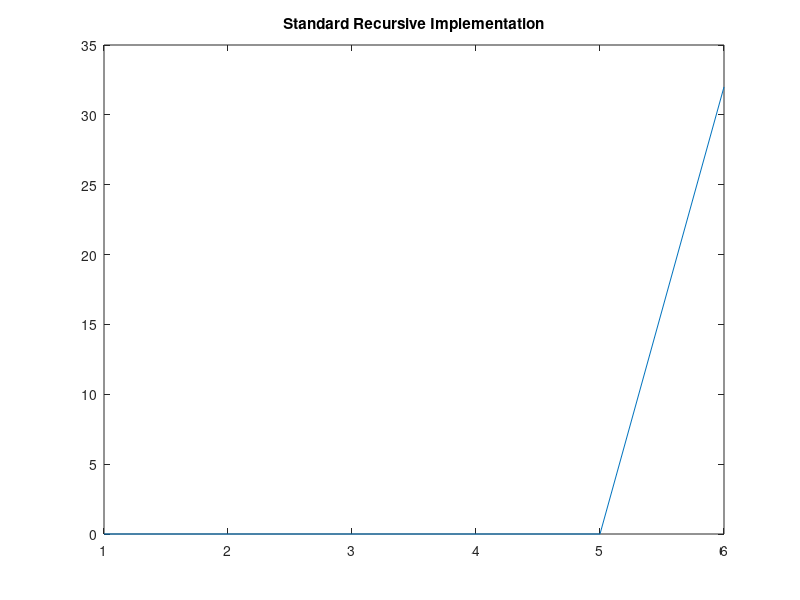
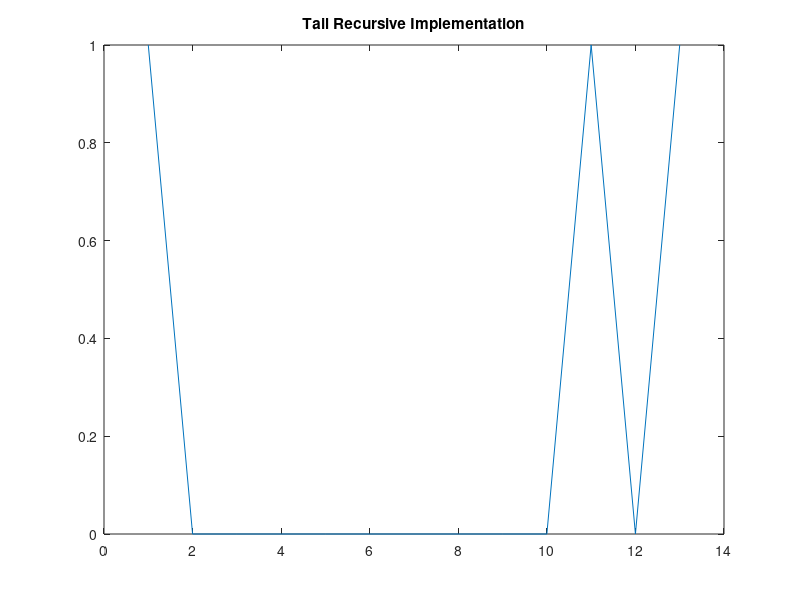
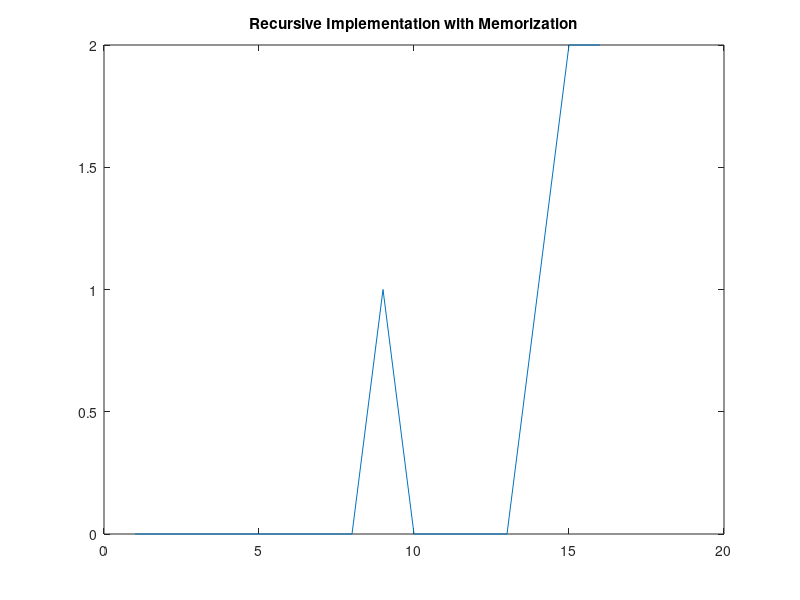
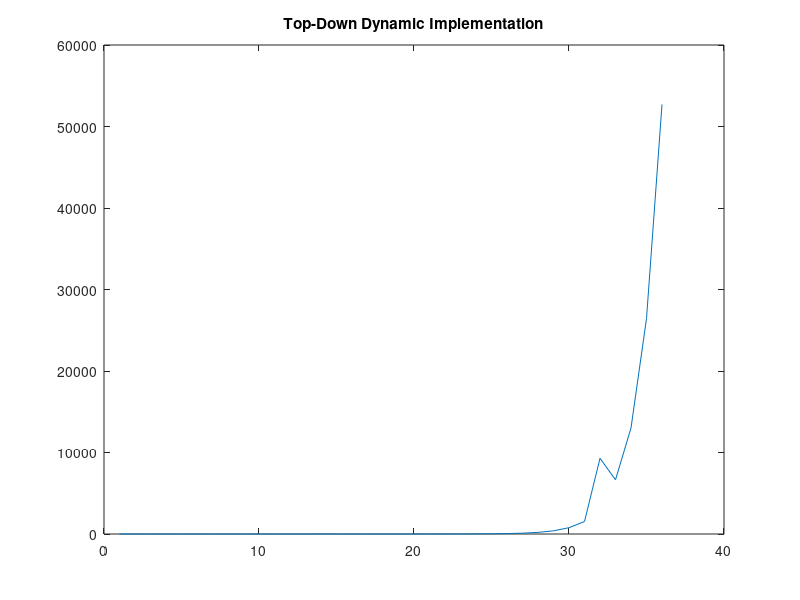

MATLAB code to generate these figures, in order:
xplot = linspace(1, 36, 36);

fib = [0 0 0 0 0 32];
tr = [1 0 0 0 0 0 0 0 0 0 1 0 1];
rm = [0 0 0 0 0 0 0 0 1 0 0 0 0 1 2 2];
iter = [0 0 0 0 0 0 0 0 0 0 0 0 0 2 1 0 0 1 0 1 2 3 7 13 26 52 103 199 389 774 1535 9289 6653 13011 26432 52710];

figure 1
plot(xplot(1:length(fib)), fib)
title("Standard Recursive Implementation")

figure 2
plot(xplot(1:length(tr)), tr)
title("Tail Recursive Implementation")

figure 3
plot(xplot(1:length(rm)), rm)
title("Recursive Implementation with Memorization")

figure 4
plot(xplot(1:length(iter)), iter)
title("Top-Down Dynamic Implementation")

figure 5
plot(xplot, zeros(length(xplot)))
title("Closed-form Formula")
